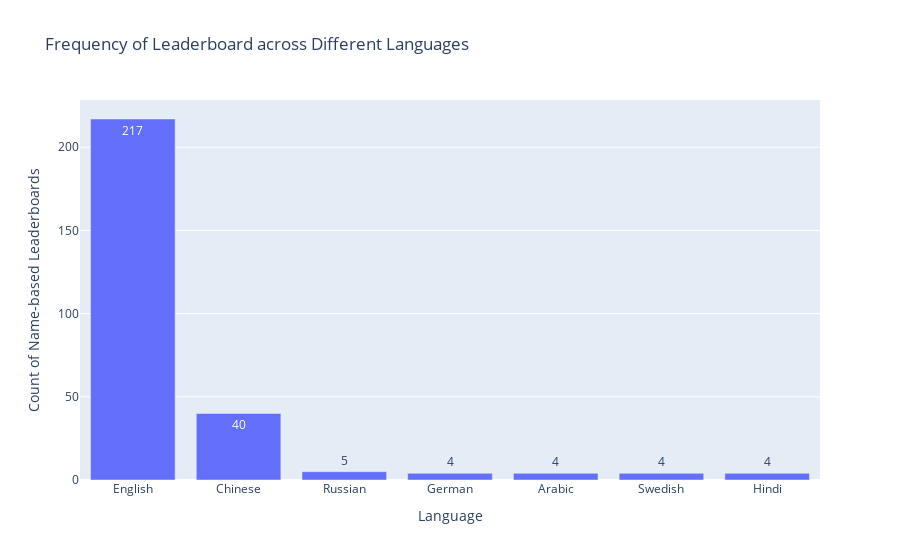

Notebook code for this chart:
### Code cell
df = pd.read_csv(path_rq1 / 'Leaderboard_processed.csv')
df['Language'] = df['Language'].apply(ast.literal_eval)

# Step 2: Flatten the list and count occurrences
language_counts = df.explode(
    'Language')['Language'].value_counts()
language_counts = language_counts[language_counts > 3]

# Step 3: Create a bar chart
fig = px.bar(
    x=language_counts.index,
    y=language_counts.values,
    text_auto=True,
    labels={'x': 'Language', 'y': 'Count of Name-based Leaderboards'},
    title='Frequency of Leaderboard across Different Languages'
)

fig.show()
# explain in text

### Figure 1 — Plotly figure (JSON) as saved in the notebook; plotly's stock layout.template omitted (floating-point values rounded to 4 significant figures)
{"data": [{"alignmentgroup": "True", "hovertemplate": "Language=%{x}<br>Count of Name-based Leaderboards=%{y}<extra></extra>", "legendgroup": "", "marker": {"color": "#636efa", "pattern": {"shape": ""}}, "name": "", "offsetgroup": "", "orientation": "v", "showlegend": false, "textposition": "auto", "texttemplate": "%{y}", "type": "bar", "x": ["English", "Chinese", "Russian", "German", "Arabic", "Swedish", "Hindi"], "xaxis": "x", "y": [217, 40, 5, 4, 4, 4, 4], "yaxis": "y"}], "layout": {"barmode": "relative", "legend": {"tracegroupgap": 0}, "title": {"text": "Frequency of Leaderboard across Different Languages"}, "xaxis": {"anchor": "y", "domain": [0, 1], "title": {"text": "Language"}}, "yaxis": {"anchor": "x", "domain": [0, 1], "title": {"text": "Count of Name-based Leaderboards"}}}}
